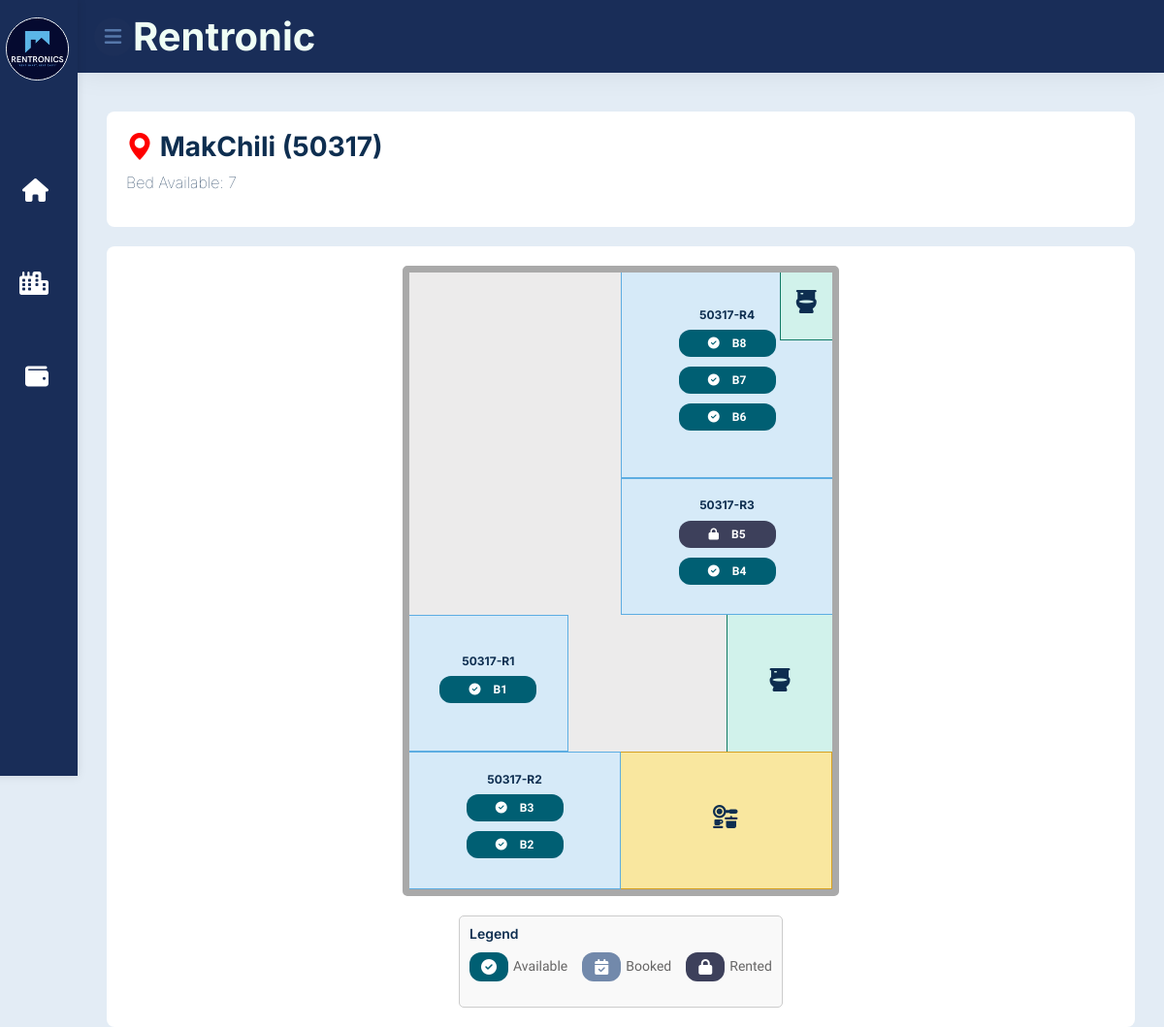
Screenshot of /module-property/floorplan/makchili-50317.php?propertyID=2&unitID=U2002 (signed in) with the database file from the repository.
### tables this page shows
CREATE TABLE `property` (
  `PropertyID` varchar(6) NOT NULL,
  `PropertyName` varchar(255) NOT NULL,
  `PropertyType` varchar(255) NOT NULL,
  `Location` varchar(255) NOT NULL,
  `Maps` varchar(255) DEFAULT NULL,
  `PropertyStatus` varchar(50) DEFAULT 'Active',
  `CreatedAt` datetime DEFAULT CURRENT_TIMESTAMP,
  `UpdatedAt` datetime DEFAULT CURRENT_TIMESTAMP ON UPDATE CURRENT_TIMESTAMP,
  `AgentID` varchar(6) DEFAULT NULL
);

CREATE TABLE `unit` (
  `UnitID` varchar(6) NOT NULL,
  `PropertyID` varchar(6) NOT NULL,
  `UnitNo` varchar(255) NOT NULL,
  `FloorPlan` varchar(255) DEFAULT NULL,
  `Investor` varchar(255) DEFAULT NULL,
  `UnitType` varchar(50) DEFAULT NULL,
  `OccupancyStatus` varchar(50) DEFAULT 'Available',
  `CreatedAt` datetime DEFAULT CURRENT_TIMESTAMP,
  `UpdatedAt` datetime DEFAULT CURRENT_TIMESTAMP ON UPDATE CURRENT_TIMESTAMP
);

CREATE TABLE `room` (
  `RoomID` varchar(6) NOT NULL,
  `UnitID` varchar(6) NOT NULL,
  `RoomNo` varchar(255) NOT NULL,
  `RoomRentAmount` decimal(10,2) NOT NULL,
  `Katil` int(11) DEFAULT NULL,
  `RoomStatus` varchar(50) NOT NULL,
  `CreatedAt` datetime DEFAULT CURRENT_TIMESTAMP,
  `UpdatedAt` datetime DEFAULT CURRENT_TIMESTAMP ON UPDATE CURRENT_TIMESTAMP,
  `AgentID` varchar(6) DEFAULT NULL,
  `BaseRentAmount` decimal(10,2) DEFAULT NULL
);

CREATE TABLE `bed` (
  `BedID` varchar(6) NOT NULL,
  `RoomID` varchar(6) NOT NULL,
  `UnitID` varchar(6) NOT NULL,
  `BedNo` varchar(255) NOT NULL,
  `BaseRentAmount` decimal(10,2) NOT NULL,
  `BedStatus` varchar(50) NOT NULL,
  `CreatedAt` datetime DEFAULT CURRENT_TIMESTAMP,
  `UpdatedAt` datetime DEFAULT CURRENT_TIMESTAMP ON UPDATE CURRENT_TIMESTAMP,
  `AgentID` varchar(6) DEFAULT NULL,
  `BedRentAmount` decimal(10,2) NOT NULL DEFAULT '0.00'
);

### module-property/floorplan/floorplan.php (called while the page is built, shortened)
<?php
require_once __DIR__ . '/../../module-auth/dbconnection.php';
$propertyID = isset($_GET['propertyID']) ? $_GET['propertyID'] : null;
$propertyName = '';
if ($propertyID) {
    $stmt_property = $conn->prepare("SELECT PropertyName FROM Property WHERE PropertyID = ?");
    $stmt_property->bind_param("s", $propertyID);
    $stmt_property->execute();
    $stmt_property->bind_result($propertyName);
}
$unitID = isset($_GET['unitID']) ? $_GET['unitID'] : null;
$unitNo = '';
if ($unitID) {
    $stmt_unit = $conn->prepare("SELECT UnitNo FROM Unit WHERE UnitID = ?");
    $stmt_unit->bind_param("s", $unitID);
    $stmt_unit->execute();
    $stmt_unit->bind_result($unitNo);
}
$rooms = [];
$result = $conn->query("SELECT RoomID, UnitID, RoomNo FROM Room WHERE UnitID = '$unitID'");
while ($row = $result->fetch_assoc()) {
    $rooms[$row['UnitID']][] = $row;
}
$beds = [];
$result = $conn->query("SELECT BedID, RoomID, BedNo, BedStatus FROM Bed WHERE RoomID IN (SELECT RoomID FROM Room WHERE UnitID = '$unitID')");
while ($row = $result->fetch_assoc()) {
    $beds[$row['RoomID']][] = $row;
}
function countAvailableBeds($unitID, $rooms, $beds) {
    $availableBeds = 0;
    if (isset($rooms[$unitID])) {
        foreach ($rooms[$unitID] as $room) {
            $roomID = $room['RoomID'];
            if (isset($beds[$roomID])) {
                foreach ($beds[$roomID] as $bed) {
                    if ($bed['BedStatus'] === 'Available' || $bed['BedStatus'] === 'Vacant' || $bed['BedStatus'] === '' || is_null($bed['BedStatus'])) {
                        $availableBeds++;
                    }
                }
            }
        }
    }
    return $availableBeds;
}
$availableBedsCount = countAvailableBeds($unitID, $rooms, $beds);
?>

### module-property/floorplan/makchili-50317.php (the view, shortened to what this page needs)
<?php
require_once 'floorplan.php';
?>
<!DOCTYPE html>
<html lang="en">
<head>
    <link rel="stylesheet" href="https://cdnjs.cloudflare.com/ajax/libs/font-awesome/6.5.1/css/all.min.css">
    <link href="https://cdn.jsdelivr.net/npm/bootstrap-icons@1.4.1/font/bootstrap-icons.css" rel="stylesheet">
    <link rel="stylesheet" href="assets/css/feathericon.min.css">
    <link href="lib/animate/animate.min.css" rel="stylesheet">
    <link href="lib/owlcarousel/assets/owl.carousel.min.css" rel="stylesheet">
    <link href="lib/magnific-popup/dist/magnific-popup.css" rel="stylesheet">
    <link href="../../css/dashboardagent.css" rel="stylesheet">
    <link href="../../css/navbar.css" rel="stylesheet">
    <link href="css/makchili-50317.css" rel="stylesheet">
    <link href="../../css/bootstrap.min.css" rel="stylesheet">
</head>
<body>
    <div class="container-fluid p-0">
        <?php include('../../nav_sidebar.php'); ?>
        <div class="page-wrapper">
            <div class="content container-fluid">
                <div class="page-header">
                    <div class="row">
                        <div class="col-sm-12">
                            <h3 class="page-title">
                                <i class="bi bi-geo-alt-fill location-icon"></i>
                                <?php echo $propertyName; ?> (<?php echo $unitNo; ?>)
                                <br>
                                <p class="bed-available">
                                Bed Available: <?php echo $availableBedsCount; ?>
                                </p>
                            </h3>
                        </div>
                    </div>
                </div>
                <div class="plan-container">
                    <div class="floorplan">
                        <?php
                        $unitID = isset($_GET['unitID']) ? $_GET['unitID'] : null;
                        if ($unitID) {
                            $roomResult = $conn->query("SELECT RoomID, RoomNo FROM Room WHERE UnitID = '$unitID'");
                            if ($roomResult->num_rows > 0) {
                                $roomCounter = 1;
                                while ($room = $roomResult->fetch_assoc()) {
                                    $roomID = $room['RoomID'];
                                    $roomNo = $room['RoomNo'];
                                    echo "<div class='room room-r{$roomCounter}'>";
                                    echo "<h1 class='label'>{$roomNo}</h1>";
                                    echo "<ul class='bed-container'>";
                                    if (isset($beds[$roomID])) {
                                        $beds[$roomID] = array_reverse($beds[$roomID]);
                                        foreach ($beds[$roomID] as $bed) {
                                            preg_match('/B(\d+)/', $bed['BedNo'], $matches);
                                            $bedLabel = $matches[0];
                                            if ($bed['BedStatus'] == 'Rented') {
                                                $buttonClass = 'rented';
                                                $icon = '<i class="bt fas fa-lock"></i>';
                                            } elseif ($bed['BedStatus'] == 'Booked') {
                                                $buttonClass = 'booked';
                                                $icon = '<i class="bt fas fa-calendar-check"></i>';
                                            } else {
                                                $buttonClass = 'available';
                                                $icon = '<i class="bt fas fa-check-circle"></i>';
                                            }
                                            $bedDetailsUrl = ($bed['BedStatus'] == 'Rented' || $bed['BedStatus'] == 'Booked')
                                                ? "../tenant/tenant-details.php?bedID=" . $bed['BedID']
                                                : "../tenant/bookingform.php?bedID=" . $bed['BedID'];
                                            echo "  <li class='bed'>
                                                        <a href='{$bedDetailsUrl}'>
                                                            <button class='bed-button {$buttonClass}'>{$icon} {$bedLabel}</button>
                                                        </a>
                                                    </li>";
                                        }
                                    } else {
                                        echo "";
                                    }
                                    echo "</ul>";
                                    echo "</div>";
                                    $roomCounter++;
                                }
                            } else {
                                echo "<p>No rooms found for this unit.</p>";
                            }
                        } else {
                            echo "<p>Invalid UnitID.</p>";
                        }
                        ?>
                        <div class="toilet toilet-1">
                            <h1 class="label"><i style='font-size:24px' class='not fas'>&#xf7d8;</i></h1>
                        </div>
                        <div class="toilet toilet-2">
                            <h1 class="label"><i style='font-size:24px' class='not fas'>&#xf7d8;</i></h1>
                        </div>
                        <div class="kitchen">
                            <h1 class="label"><i style='font-size:24px' class="not fas fa-solid fa-kitchen-set"></i></h1>
                        </div>
                    </div>
                    <div class="legend">
                        <h4>Legend</h4>
                        <ul class="legend-list">
                            <li>
                                <button class="bed-button available">
                                    <i class="le fas fa-check-circle"></i>
                                </button>
                                Available
                            </li>
                            <li>
                                <button class="bed-button booked">
                                    <i class="le fas fa-calendar-check"></i>
                                </button>
                                Booked
                            </li>
                            <li>
                                <button class="bed-button rented">
                                    <i class="le fas fa-lock"></i>
                                </button>
                                Rented
                            </li>
                        </ul>
                    </div>
                </div>
            </div>
        </div>
    </div>
</body>
</html>

### css/dashboardagent.css (style rules this page uses)
:root { --font-primary: "Roboto", sans-serif; --font-secondary: "Merriweather", serif; --color-primary: #1c2f59; --color-secondary: #6c757d; --color-success: #28a745; --color-danger: #dc3545; --color-warning: #ffc107; --color-info: #17a2b8; --color-light: #f8f9fa; --color-dark: #343a40; --color-btn: #5678aa ; --confirm: #28a745; --cancel: #dc3545; }
body { background-color: #e3ecf5; margin: 0 !important; padding: 0 !important; font-family: var(--font-primary); color: var(--color-dark); }
a { text-decoration: none; }
body { font-family: var(--font-primary); }
.page-wrapper { margin-left: 80px; padding-top: 10px; position: relative; transition: all 0.4s ease; }
.page-wrapper > .content { padding: 1.875rem 1.875rem 0; }
.row { padding-bottom: 0; }

### css/navbar.css (style rules this page uses)
:root { --font-primary: "Roboto", sans-serif; --font-secondary: "Merriweather", serif; --color-primary: #1c2f59; --color-secondary: #6c757d; --color-success: #28a745; --color-danger: #dc3545; --color-warning: #ffc107; --color-info: #17a2b8; --color-light: #f8f9fa; --color-dark: #343a40; --color-btn: #5678aa ; --confirm: #28a745; --cancel: #dc3545; }
a { text-decoration: none; }
li { list-style: none; }
.fas { font-size: 24px; display: inline-block; }
button { padding: 12px; background-color: var(--color-primary); color: #fff; border: none; border-radius: 4px; cursor: pointer; }

### module-property/floorplan/css/makchili-50317.css (style rules this page uses)
.page-header { background-color: #fff; padding: 20px; border-radius: 8px; margin-bottom: 20px; }
.plan-container { display: flex; flex-direction: column; justify-content: center; align-items: center; padding: 20px; background-color: white; border-radius: 8px; }
.floorplan { width: 450px; height: 650px; display: grid; grid-template-columns: repeat(8, 1fr); grid-template-rows: repeat(9, 1fr); border: 7px solid #a9a9a9; background-color: #ecebeb; border-radius: 5px; }
.room { background-color: #d6eaf8; }
.toilet { background-color: #d1f2eb; }
.kitchen { background-color: #f9e79f; }
.room, .toilet, .kitchen { display: flex; flex-direction: column; justify-content: center; align-items: center; text-align: center; height: 100%; }
.label { grid-column: 1 / span 2; font-size: 12px; align-content: center; }
.room-r1 { grid-column: 1 / span 3; grid-row: 6 / span 2; border-top: 1px solid #5dade2; border-right: 1px solid #5dade2; border-bottom: 1px solid #5dade2; }
.room-r2 { grid-column: 1 / span 4; grid-row: 8 / span 2; border-top: 1px solid #5dade2; border-right: 1px solid #5dade2; border-bottom: 1px solid #5dade2; }
.room-r3 { grid-column: 5 / span 4; grid-row: 4 / span 2; border-top: 1px solid #5dade2; border-left: 1px solid #5dade2; border-bottom: 1px solid #5dade2; }
.room-r4 { grid-column: 5 / span 4; grid-row: 1 / span 3; border-left: 1px solid #5dade2; border-bottom: 1px solid #5dade2; }
.toilet-1 { grid-column: 8; grid-row: 1; border-left: 1px solid #117a65; border-bottom: 1px solid #117a65; }
.toilet-2 { grid-column: 7 / span 2; grid-row: 6 / span 2; border-left: 1px solid #117a65; }
.kitchen { grid-column: 5 / span 4; grid-row: 8 / span 3; border-top: 1px solid #d5a021; border-right: 1px solid #d5a021; border-bottom: 1px solid #d5a021; }
.bed-button { padding: 5px 10px; border: none; border-radius: 12px; font-size: 12px; font-weight: bold; text-align: center; cursor: pointer; width: 100px; }
.bed-button.rented { background-color: #3d405b; color: white; }
.bed-button.booked { background-color: #7289ab; color: white; }
.bed-button.available { background-color: #005f73; color: white; }
.bed-container { list-style-type: none; padding: 0; margin: 0; }
.bed { display: flex; justify-content: space-between; align-items: center; margin-bottom: 10px; }
.location-icon { color: red; }
.bed-available { padding-top: 10px; font-size: 16px; font-weight: 100; }
.bt { font-size: 12px; padding-right: 10px; }
.not { padding-right: 0; }
.legend { margin-top: 20px; padding: 10px; background-color: #f9f9f9; border: 1px solid #ccc; border-radius: 5px; }
.legend h4 { margin-bottom: 10px; font-size: 14px; font-weight: 600; }
.legend-list { list-style: none; padding: 0; display: flex; gap: 15px; }
.legend-list li { display: flex; align-items: center; gap: 5px; font-size: 14px; }
.legend-list .bed-button { width: 40px; height: 30px; border: none; display: flex; justify-content: center; align-items: center; font-size: 1.5em; }
.le { padding-right: 0; font-size: 16px; }

### module-property/floorplan/makchili-50317.php (style rules this page uses)
body { background-color: #e3ecf5; font-family: 'Heebo', sans-serif; }

### rows the page displays
property: PropertyName "MakChili"
unit: UnitNo "50317"
room: RoomNo "50317-R1"
bed: BedStatus "Available" (drawn), bedLabel "B1"
room: RoomNo "50317-R2"
bed: BedStatus "Available" (drawn), bedLabel "B3"
bed: BedStatus "Available" (drawn), bedLabel "B2"
room: RoomNo "50317-R3"
bed: BedStatus "Rented" (drawn), bedLabel "B5"
bed: BedStatus "Available" (drawn), bedLabel "B4"
room: RoomNo "50317-R4"
bed: BedStatus "Available" (drawn), bedLabel "B8"
bed: BedStatus "Available" (drawn), bedLabel "B7"
bed: BedStatus "Available" (drawn), bedLabel "B6"

### other values shown
$availableBedsCount "7"
